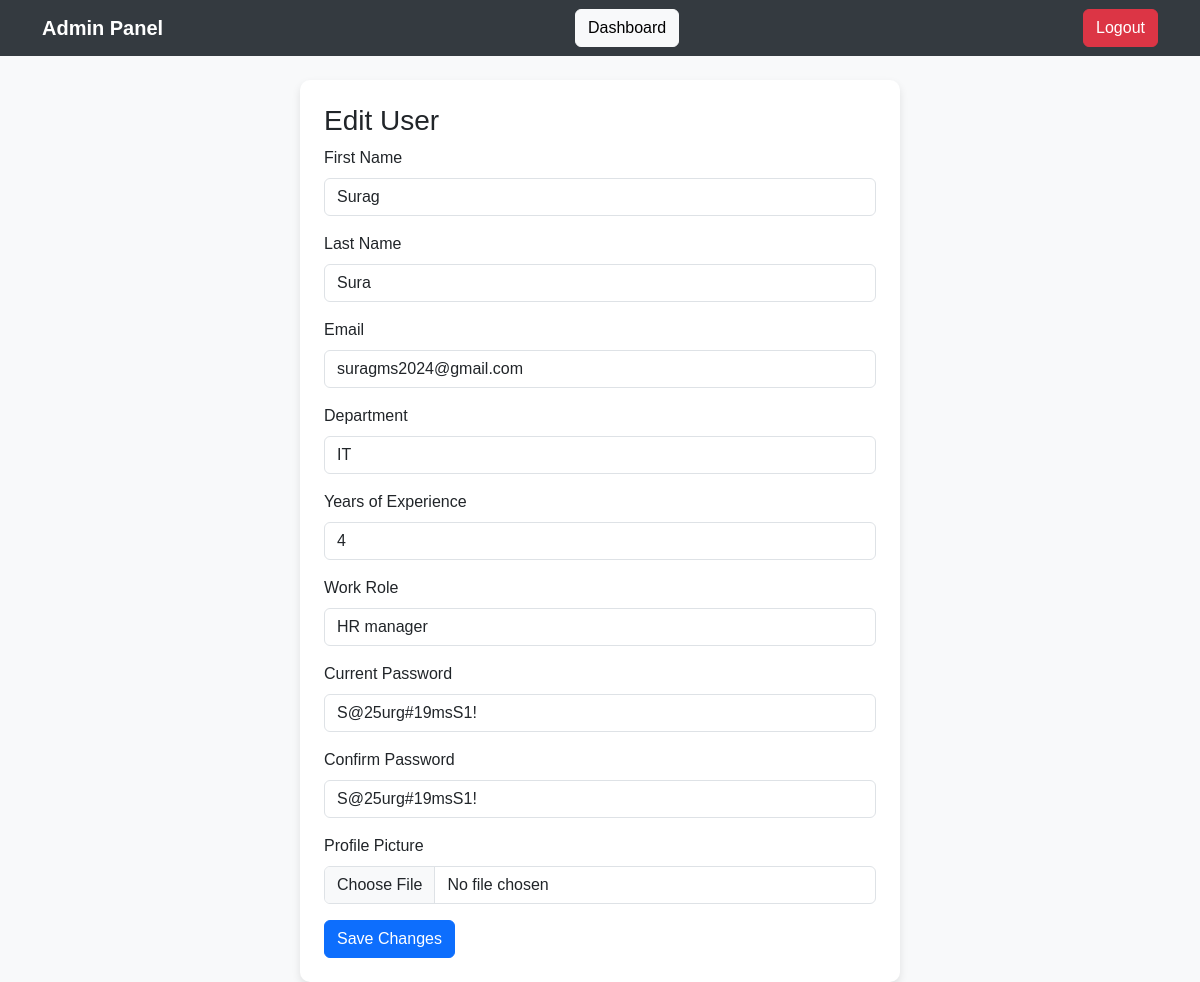
Page /edit_user/1/ on the committed database.
### app/models.py (models this page shows, shortened)
class UsersRegister(models.Model):
    first_name = models.CharField(max_length=100, null=True, help_text="User's first name")
    last_name = models.CharField(max_length=100, null=True, help_text="User's last name")
    email_id = models.EmailField(unique=True, null=True, blank=True, help_text="User's email address")
    password = models.CharField(max_length=255, null=True, blank=True, help_text="User's password")  # Increased to 255
    confirm_password = models.CharField(max_length=255, null=True, blank=True, help_text="Confirm user's password")  # Increased to 255
    image = models.ImageField(upload_to='media', null=True, blank=True, help_text="Profile picture of the user")
    department = models.CharField(max_length=100, null=True, blank=True, help_text="Department of the user (e.g., IT, HR, etc.)")
    years_of_experience = models.PositiveIntegerField(null=True, blank=True, help_text="Years of experience in the work role")
    work_role = models.CharField(max_length=100, null=True, blank=True, help_text="Work role or job title (e.g., Software Engineer, Manager)")
    confirm_password_token = models.CharField(max_length=200,null=True)

### app/views.py (the view, shortened to what this page needs)
# urls.py: path('edit_user/<int:user_id>/', views.edit_user, name='edit_user'),
def edit_user(request, user_id):
    user = get_object_or_404(UsersRegister, id=user_id)
    return render(request, 'edit_user.html', {'user': user})

### app/templates/edit_user.html (shortened to what this page needs)
<!DOCTYPE html>
<html lang="en">
<head>
    <link href="https://cdn.jsdelivr.net/npm/bootstrap@5.3.0/dist/css/bootstrap.min.css" rel="stylesheet">
</head>
<body>
<nav class="navbar navbar-expand-lg">
    <div class="container">
        <a class="navbar-brand" href="#">Admin Panel</a>
        <a href="{% url 'admin_dashboard' %}" class="btn btn-light me-2">Dashboard</a>
        <a href="#" class="btn btn-danger">Logout</a>
    </div>
</nav>
<div class="container mt-4">
    <div class="card p-4 form-container">
        <h3>Edit User</h3>
        <form method="post" enctype="multipart/form-data">
            <div class="mb-3">
                <label for="first_name" class="form-label">First Name</label>
                <input type="text" class="form-control" id="first_name" name="first_name" value="{{ user.first_name }}" required>
            </div>
            <div class="mb-3">
                <label for="last_name" class="form-label">Last Name</label>
                <input type="text" class="form-control" id="last_name" name="last_name" value="{{ user.last_name }}" required>
            </div>
            <div class="mb-3">
                <label for="email_id" class="form-label">Email</label>
                <input type="email" class="form-control" id="email_id" name="email_id" value="{{ user.email_id }}" required>
            </div>
            <div class="mb-3">
                <label for="department" class="form-label">Department</label>
                <input type="text" class="form-control" id="department" name="department" value="{{ user.department }}" required>
            </div>
            <div class="mb-3">
                <label for="years_of_experience" class="form-label">Years of Experience</label>
                <input type="number" class="form-control" id="years_of_experience" name="years_of_experience" value="{{ user.years_of_experience }}" required>
            </div>
            <div class="mb-3">
                <label for="work_role" class="form-label">Work Role</label>
                <input type="text" class="form-control" id="work_role" name="work_role" value="{{ user.work_role }}" required>
            </div>
            <div class="mb-3">
                <label for="password" class="form-label">Current Password</label>
                <input type="text" class="form-control" id="password" name="password" value="{{ user.password }}">
            </div>
            <div class="mb-3">
                <label for="confirm_password" class="form-label">Confirm Password</label>
                <input type="text" class="form-control" id="confirm_password" name="confirm_password" value="{{ user.confirm_password }}">
            </div>
            <div class="mb-3">
                <label for="image" class="form-label">Profile Picture</label>
                <input type="file" class="form-control" id="image" name="image">
            </div>
            <button type="submit" class="btn btn-primary">Save Changes</button>
        </form>
    </div>
</div>
</body>
</html>

### app/templates/edit_user.html (style rules this page uses)
body { background-color: #f8f9fa; font-family: 'Arial', sans-serif; }
.navbar { background-color: #343a40; }
.navbar-brand, .nav-link { color: white; font-weight: bold; }
.card { box-shadow: 0 4px 8px rgba(0, 0, 0, 0.1); border-radius: 10px; border: none; }
.form-container { max-width: 600px; margin: auto; }

### rows in the picture
UsersRegister: first_name "Surag", last_name "Sura", email_id "suragms2024@gmail.com", department "IT", years_of_experience "4", work_role "HR manager", password "S@25urg#19msS1!", confirm_password "S@25urg#19msS1!"
